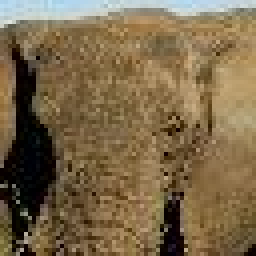
#> input picture deit/fig.JPEG, 64 x 64 px (shown 4 times larger)
$ python demo.py
#> lines starting #> are read from the running program, lines starting #| are printed output that depends on the picture
import pywt
import numpy as np
import cv2
# import matplotlib.pyplot as plt

# blur.png
image = cv2.imread("fig.JPEG", 0)
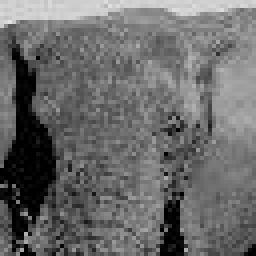
#> image: shape (64, 64) (shown 4 times larger); min 0, max 226, mean 106.1
image = np.array(image)
image = np.expand_dims(image, 0)
image = np.repeat(image, 2, 0)
print(image.shape)
#| (2, 64, 64)
print(111)
# image = cv2.cvtColor(image, cv2.COLOR_BGR2GRAY)

# 进行二维离散小波变换（2D-DWT）
coeffs = pywt.dwt2(image, 'haar')

# 从结果中获取近似子带和细节子带
cA, (cH, cV, cD) = coeffs
print(cH.shape)
#| (2, 32, 32)


#小波变换之后，低频分量对应的图像
# cv2.imwrite('lena.png',np.uint8(cA/np.max(cA)*255))
# # 小波变换之后，水平方向上高频分量对应的图像
# cv2.imwrite('lena_h.png',np.uint8(cH/np.max(cH)*255))
# # 小波变换之后，垂直方向上高频分量对应的图像
# cv2.imwrite('lena_v.png',np.uint8(cV/np.max(cV)*255))
# # 小波变换之后，对角线方向上高频分量对应的图像
# cv2.imwrite('lena_d.png',np.uint8(cD/np.max(cD)*255))
# # 根据小波系数重构的图像
# rimg=pywt.idwt2((cA,(cH,cV,cD)),"haar")
# cv2.imwrite("rimg.png",np.uint8(rimg))

# 打印结果
print("近似子带：")
print(cA[0])
#> (printed output is left out)
print(cA[1])
#> (printed output is left out)
print("\n水平细节子带：")
print(cH)
#> (printed output is left out)
print("\n垂直细节子带：")
print(cV)
#> (printed output is left out)
print("\n对角细节子带：")
print(cD)
#> (printed output is left out)

# [16 lines of commented-out code are left out]
